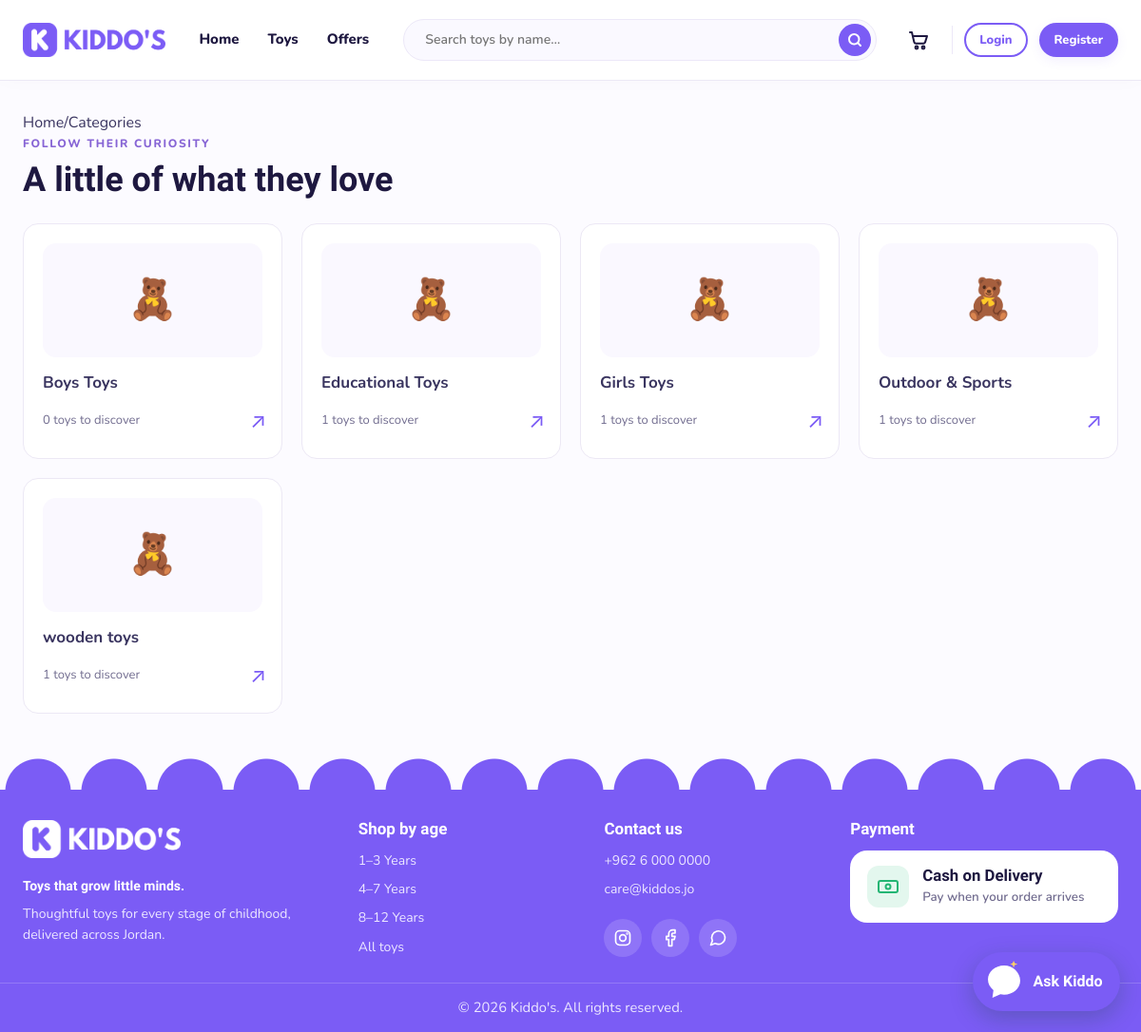
The app's page /products/categories.php with its own data.
### tables this page shows
CREATE TABLE IF NOT EXISTS `categories` (
  `id` int(10) UNSIGNED NOT NULL AUTO_INCREMENT,
  `name` varchar(60) NOT NULL,
  `slug` varchar(60) NOT NULL,
  `description` varchar(255) DEFAULT NULL,
  `icon` varchar(50) DEFAULT NULL,
  `image` varchar(255) DEFAULT NULL,
  `created_at` datetime NOT NULL DEFAULT current_timestamp(),
  PRIMARY KEY (`id`),
  UNIQUE KEY `uq_categories_name` (`name`),
  UNIQUE KEY `uq_categories_slug` (`slug`)
);

### classes/ToyCatalog.php (called while the page is built, shortened)
<?php
class ToyCatalog
{
    private PDO $pdo;
    public function __construct(PDO $pdo)
    {
        $this->pdo = $pdo;
    }
    public function getShopCategories(): array
    {
        return $this->getCategoriesWithToyCount();
    }
    public function getCategoriesWithToyCount(): array
    {
        $sql = "SELECT c.id, c.name, c.slug, c.description, c.icon, c.image,
                       COUNT(p.id) AS toy_count
                FROM categories c
                LEFT JOIN products p ON p.category_id = c.id AND p.is_active = 1
                GROUP BY c.id, c.name, c.slug, c.description, c.icon, c.image
                ORDER BY c.name ASC";
        return $this->pdo->query($sql)->fetchAll();
    }
}

### includes/category_grid.php (the view, shortened to what this page needs)
<div class="category-discovery-grid">
<?php foreach ($categories as $category): ?>
    <a class="category-discovery-card" href="<?= BASE_URL ?>/products/index.php?category=<?= urlencode($category['slug']) ?>">
        <span class="category-art">
            <?php if (!empty($category['image'])): ?>
                <img src="<?= htmlspecialchars(shopCategoryImageUrl($category['image']), ENT_QUOTES, 'UTF-8') ?>" alt="<?= htmlspecialchars($category['name'], ENT_QUOTES, 'UTF-8') ?>" width="160" height="120" loading="lazy">
            <?php else: ?>
                <span class="category-art-empty" aria-hidden="true">🧸</span>
            <?php endif; ?>
        </span>
        <span class="category-card-copy"><strong><?= htmlspecialchars($category['name']) ?></strong><small><?= (int) $category['toy_count'] ?> toys to discover</small></span>
        <span class="category-card-arrow" aria-hidden="true">↗</span>
    </a>
<?php endforeach; ?>
</div>

### records on screen
categories: name "Boys Toys", toy_count "0"
categories: name "Educational Toys", toy_count "1"
categories: name "Girls Toys", toy_count "1"
categories: name "Outdoor & Sports", toy_count "1"
categories: name "wooden toys", toy_count "1"

### other values on screen
$label "Home"
$label "Toys"
$label "Offers"
$age['name'] "1–3 Years"
$age['name'] "4–7 Years"
$age['name'] "8–12 Years"
